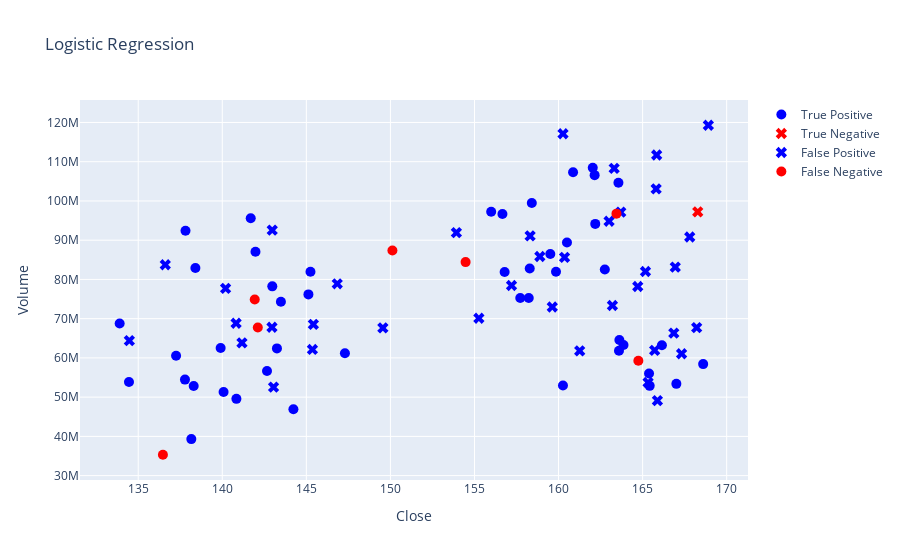

The notebook cell saved with this chart:
### Code cell
logestic_regression(
    df_train_val,
    X_validation,
    y_validation,
    df_evaluation_val,
    df_confusion_val,
    draw_plot=True,
)
